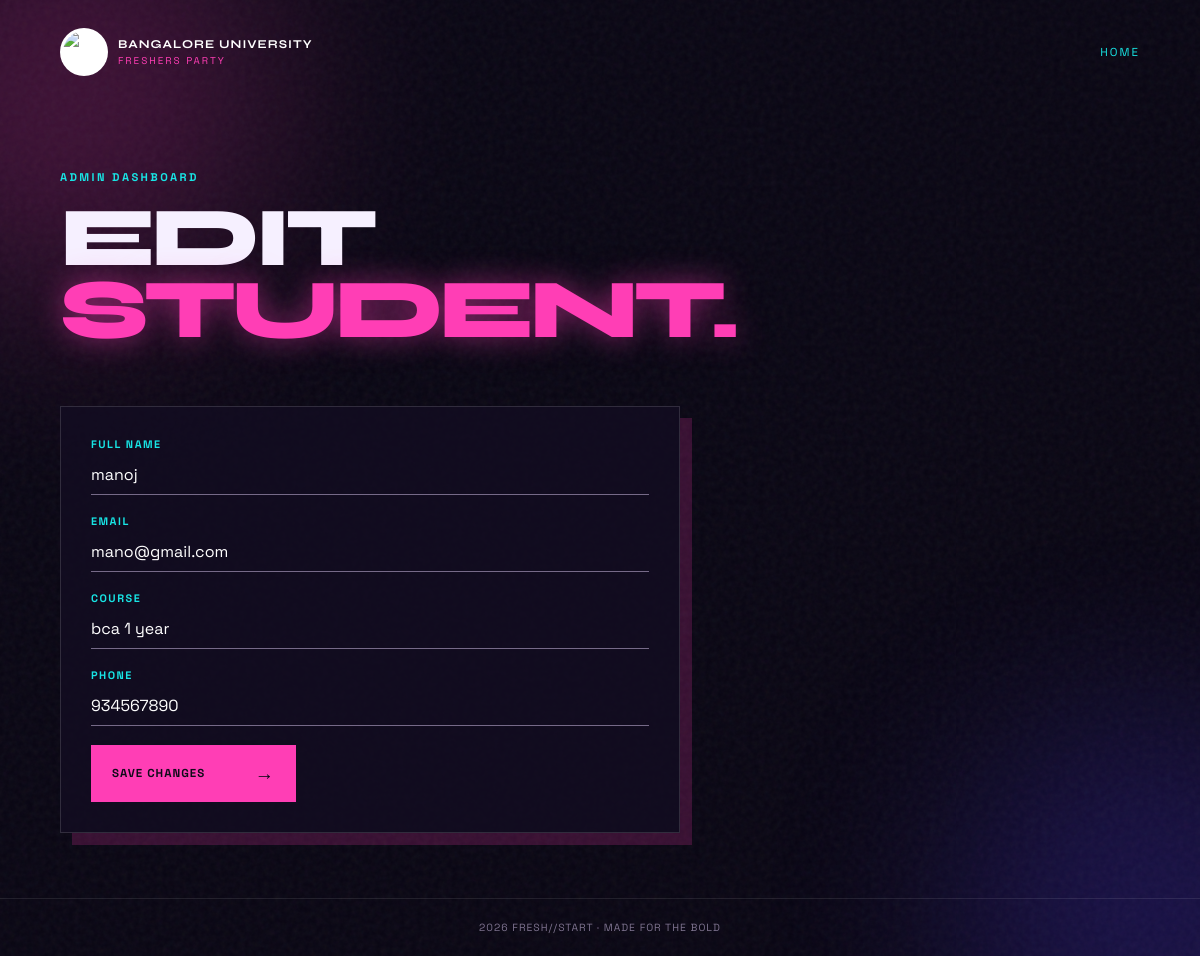
The page /admin/student/4 (signed in) on the database its author committed.
### tables this page shows
CREATE TABLE participants (
                id INTEGER PRIMARY KEY AUTOINCREMENT,
                name TEXT NOT NULL,
                email TEXT NOT NULL,
                course TEXT NOT NULL,
                phone TEXT,
                created_at TIMESTAMP DEFAULT CURRENT_TIMESTAMP
            , role TEXT DEFAULT 'viewer', activity TEXT);

### app.py (the view)
@app.route("/admin/student/<int:student_id>", methods=["GET", "POST"])
def edit_student(student_id):
    if not require_admin(): return redirect(url_for("admin_login"))
    with get_db() as conn:
        student = conn.execute("SELECT * FROM participants WHERE id = ?", (student_id,)).fetchone()
        if not student: return "Student not found", 404
        if request.method == "POST":
            conn.execute("UPDATE participants SET name=?, email=?, course=?, phone=? WHERE id=?", (request.form["name"], request.form["email"], request.form["course"], request.form["phone"], student_id))
            flash("Student updated.", "success")
            return redirect(url_for("admin_students"))
    return render_template("edit_student.html", student=student)

### app.py (called while the page is built)
def get_db():
    conn = sqlite3.connect(DB_PATH)
    conn.row_factory = sqlite3.Row
    return conn

def require_admin():
    return session.get("admin")

### templates/edit_student.html
{% extends "base.html" %}{% block title %}Edit Student{% endblock %}{% block content %}<section class="page-head"><p class="eyebrow">ADMIN DASHBOARD</p><h1>EDIT<br><em>STUDENT.</em></h1></section><form class="neon-form" method="post"><label>FULL NAME<input name="name" value="{{ student.name }}" required></label><label>EMAIL<input name="email" type="email" value="{{ student.email }}" required></label><label>COURSE<input name="course" value="{{ student.course }}" required></label><label>PHONE<input name="phone" value="{{ student.phone or '' }}"></label><button class="button pink">SAVE CHANGES <b>→</b></button></form>{% endblock %}

### static/style.css (style rules this page uses)
:root { --bg:#090613;--pink:#ff3eb5;--cyan:#18e5e5;--text:#f6f0ff;--muted:#aaa1ba }
* { box-sizing:border-box }
body { margin:0;min-height:100vh;background:var(--bg);color:var(--text);font-family:'Space Grotesk',sans-serif;overflow-x:hidden }
.eyebrow { color:var(--cyan);font-size:.7rem;letter-spacing:2.4px;font-weight:700 }
.hero h1,.page-head h1 { font:800 clamp(3.5rem,9vw,8rem)/.86 Syne,sans-serif;letter-spacing:-5px;margin:18px 0 24px }
.hero h1 em,.page-head em { color:var(--pink);font-style:normal;text-shadow:0 0 30px #ff3eb580 }
.button { padding:16px 21px;min-width:205px;display:inline-flex;justify-content:space-between;align-items:center;color:#100a19;text-decoration:none;border:0;cursor:pointer;font:700 .72rem 'Space Grotesk';letter-spacing:1px;transition:.2s }
.pink { background:var(--pink) }
.button b { font-size:1.2rem }
.page-head { padding:55px 0 25px }
.page-head h1 { font-size:clamp(3.4rem,7vw,6.5rem) }
.neon-form { max-width:620px;margin:10px 0 65px;padding:30px;background:#130d22cc;border:1px solid #ffffff22;box-shadow:12px 12px 0 #ff3eb530 }
.neon-form label { display:block;margin:0 0 19px;color:var(--cyan);font-size:.68rem;letter-spacing:1.5px;font-weight:bold }
input { width:100%;padding:13px 0 9px;background:transparent;border:0;border-bottom:1px solid #766a88;color:white;font:1rem 'Space Grotesk';outline:none }

### rows shown on the page
participants: name "manoj", email "mano@gmail.com", course "bca 1 year", phone "934567890"
